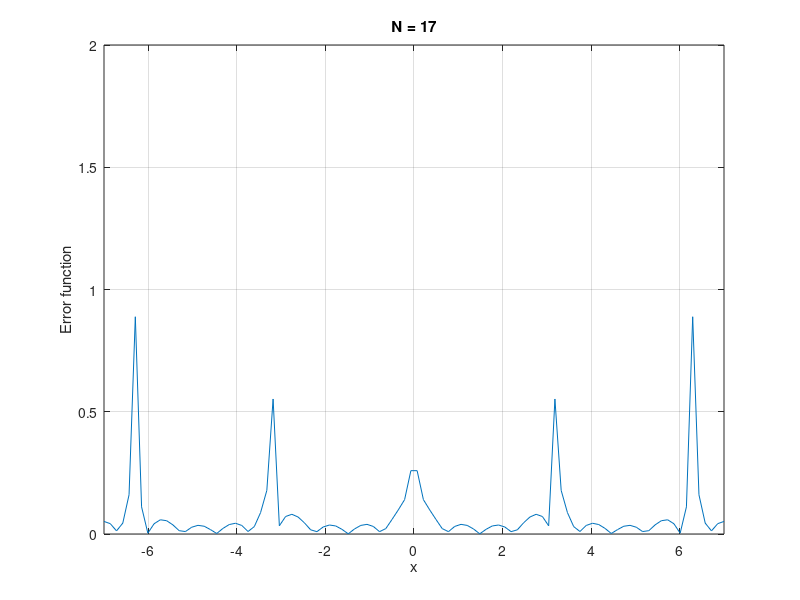

The MATLAB source for this figure:
clc;
clear;

x = linspace(-7, 7);
% create the range of x-axis

N = 17; 
k = 1;
% variables needed for our computations

S_n = 0;
a_0 = 0;
a_n = 0;
b_n = 0;
% vaules that we're gonna compute them in the for-end below

a_0 = 0;
a_n = 0;
for n = 1 : N
    b_n = ((2 * k) / (n * pi)) * (1 - cos(n * pi));
    S_n = S_n + a_0 + a_n .* cos(n * x) + b_n .* sin(n * x);
end 
% Fourier Series computation

f = 2 * k * ((sin(x) > 0) - 0.5);
% create the f(x) function 

e = abs(f - S_n);
% compute the error fuction with built in funtion 'abs'
figure();
plot(x, e);  
% plot the error function with range of [-7,7] for x-axis
xlabel('x');
ylabel('Error function');
title('N = 17');
% put some titles and labels
axis ([-7, 7, 0, k + 1]);
% set the axis
grid on;
hold off;